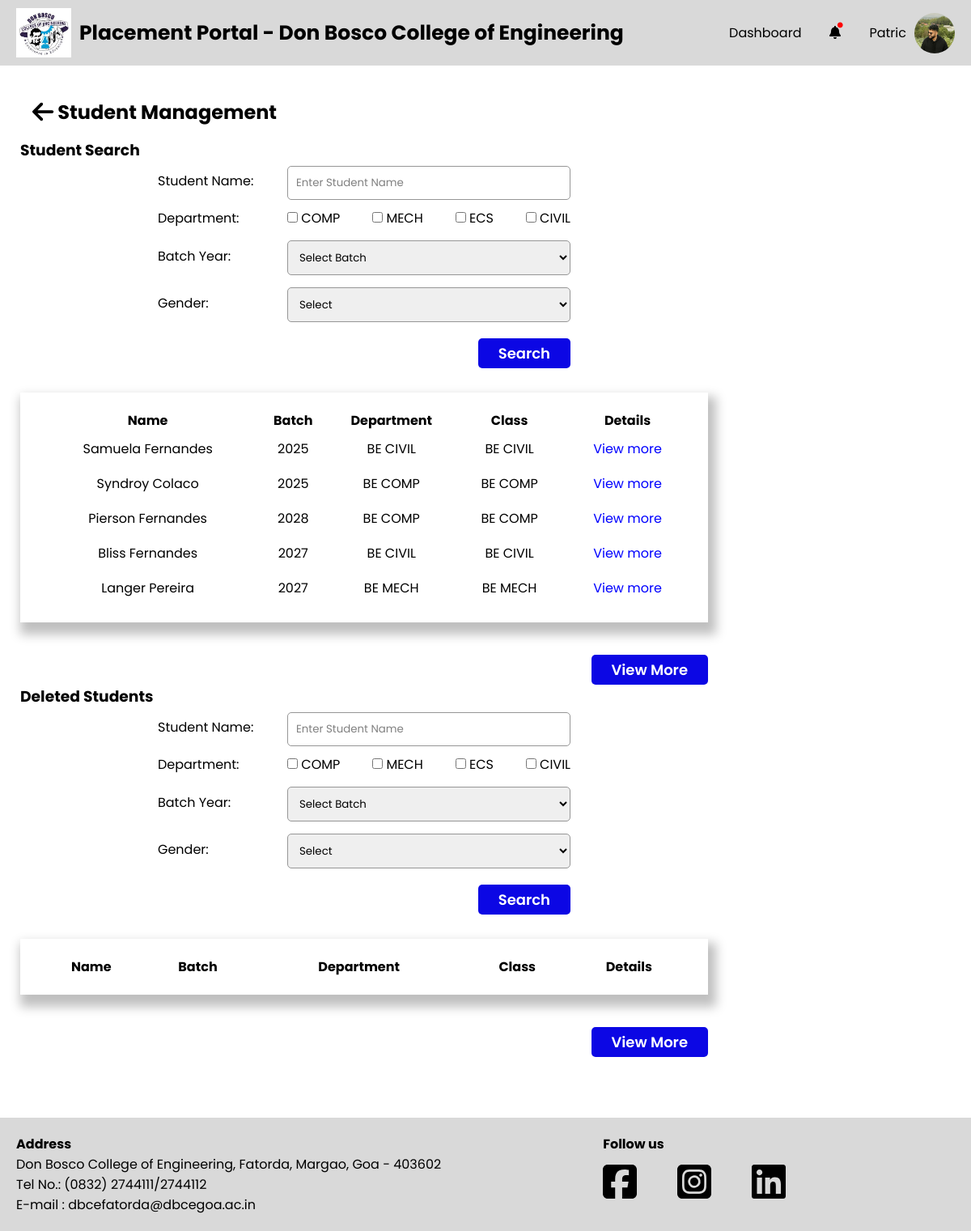
Before: /PlacementCoordinator/student-management.php (signed in) with the older database file.
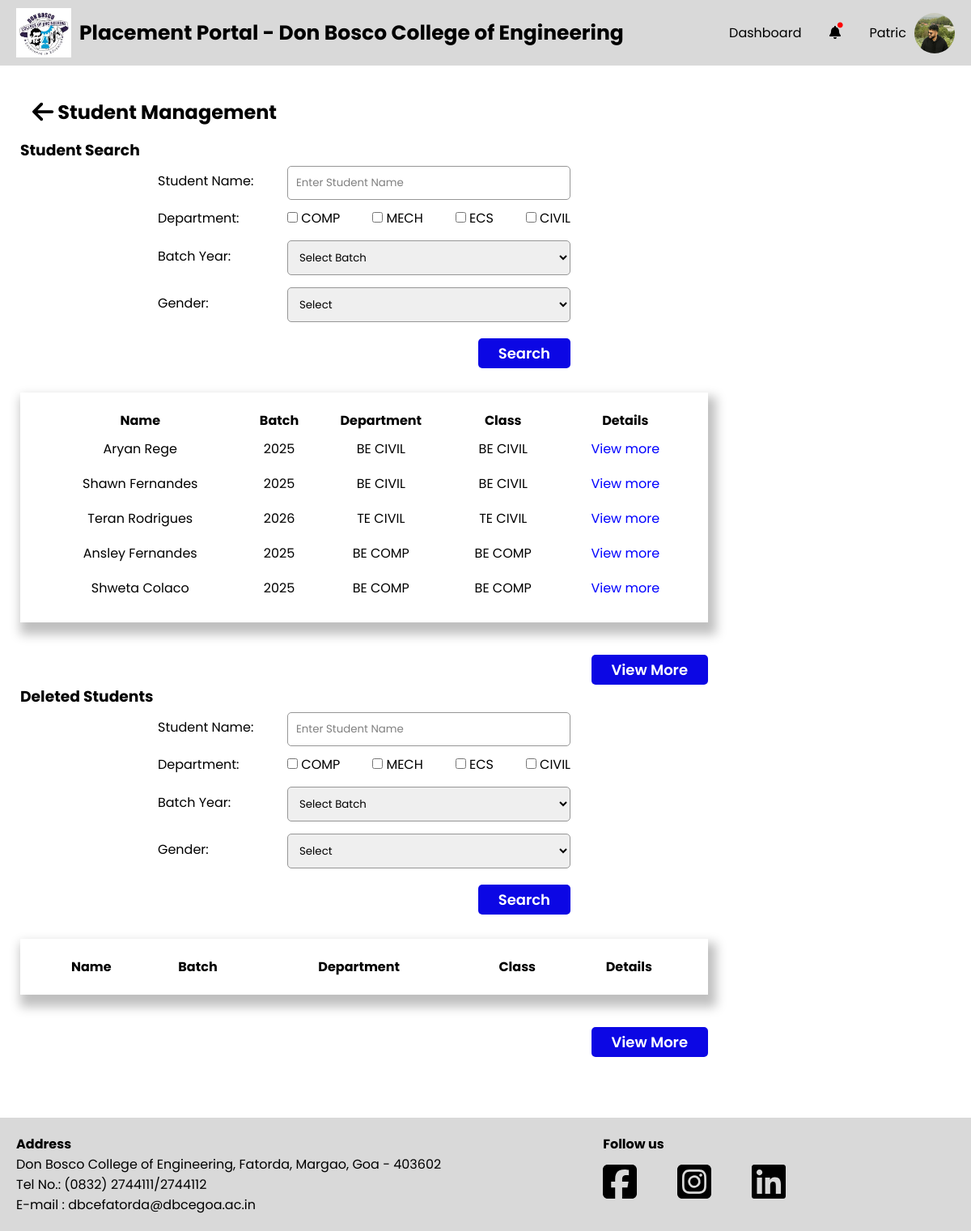
After: the same page with the newer database file.
### tables this page shows
CREATE TABLE `department` (
  `Dept_id` int(11) NOT NULL,
  `Dept_name` varchar(255) NOT NULL
);

CREATE TABLE `student` (
  `S_College_Email` varchar(255) NOT NULL,
  `S_Fname` varchar(255) NOT NULL,
  `S_Mname` varchar(255) NOT NULL,
  `S_Lname` varchar(255) NOT NULL,
  `S_Personal_Email` varchar(255) NOT NULL,
  `S_Address` text NOT NULL,
  `S_Phone_no` varchar(20) NOT NULL,
  `S_Roll_no` varchar(50) NOT NULL,
  `S_PR_No` varchar(50) NOT NULL,
  `S_10th_Perc` decimal(5,2) NOT NULL,
  `S_12th_Perc` decimal(5,2) NOT NULL,
  `S_Password` varchar(255) NOT NULL,
  `S_Resume` varchar(255) NOT NULL,
  `S_Profile_pic` varchar(255) NOT NULL,
  `S_10th_marksheet` varchar(255) NOT NULL,
  `S_12th_marksheet` varchar(255) NOT NULL,
  `S_Class_id` int(11) DEFAULT NULL,
  `S_Year_of_Admission` year(4) NOT NULL,
  `Gender` varchar(1) NOT NULL,
  `PLACED` varchar(10) NOT NULL DEFAULT 'No',
  `registration_complete` tinyint(4) NOT NULL DEFAULT 0
);

CREATE TABLE `class` (
  `Class_id` int(11) NOT NULL,
  `Class_name` varchar(255) NOT NULL,
  `Dept_id` int(11) DEFAULT NULL
);

### PlacementCoordinator/tpo-utility-functions.php (called while the page is built, shortened)
<?php
function fetchStudents($isDeleted, $sname = null, $departments = [], $gender = null, $batch_year = null)
{
    global $conn;
    $table = $isDeleted ? 'deletedstudents' : 'student';
    $query = "SELECT s.S_College_Email as semail,S.S_Year_of_Admission as yoa, s.S_Fname as fname, s.S_Lname as lname, c.Class_name as cname, d.Dept_name as dname
              FROM $table as s
              INNER JOIN class as c ON c.Class_id = s.S_Class_id
              INNER JOIN department as d ON d.Dept_id = c.Dept_id
              WHERE 1=1";
    $params = [];
    $query .= " LIMIT 5";
    $stmt = $conn->prepare($query);
    $stmt->execute();
    return $stmt->get_result();
}

### PlacementCoordinator/student-management.php (the view, shortened to what the changed rows need)
<?php
require "../conn.php";
include "./tpo-utility-functions.php";
if (isset($_POST["student-search-button"])) {
    $sname = !empty($_POST['sname']) ? $_POST['sname'] : null;
    $departments = !empty($_POST['departments']) ? $_POST['departments'] : [];
    $gender = !empty($_POST['gender']) ? $_POST['gender'] : null;
    $batch = !empty($_POST['batch_year']) ? $_POST['batch_year'] : null;
    $studentsResult = fetchStudents(false, $sname, $departments, $gender,$batch);
    $studentSearch = true;
} else {
    $studentsResult = fetchStudents(false);
}
?>
<!DOCTYPE html>
<html lang="en">
<head>
    <?php include './head.php' ?>
    <link rel="stylesheet" href="./css/student-management.css">
</head>
<body>
    <div id="wrapper">
        <?php include './header.php' ?>
        <div class="container">
            <?php include './sidebar.php' ?>
            <div class="main-container">
                <div class="main-container-header">
                    <h2 class="main-container-heading">
                        <a href="./dashboard.php">
                            <i class="fa-solid fa-arrow-left fa-lg" style="color: #000000;"></i>
                        </a>
                        Student Management
                    </h2>
                </div>
                <div class="form-adjust">
                    <form action="" method="post">
                        <div class="departmentbox">
                            <div class="Checkbox">
                                <?php
                                $fetchDepartmentQuery = "SELECT Dept_name as dname FROM department;";
                                $fetchDepartment = $conn->prepare($fetchDepartmentQuery);
                                $fetchDepartment->execute();
                                $result = $fetchDepartment->get_result();
                                while ($row = $result->fetch_assoc()) {
                                    echo '<div>
                                            <input name="departments[]" value="' . htmlspecialchars($row["dname"]) . '" type="checkbox">
                                            <label for="">' . htmlspecialchars($row["dname"]) . '</label>
                                          </div>';
                                }
                                ?>
                            </div>
                        </div>
                    </form>
                </div>
                <div class="sections">
                    <table>
                        <tr>
                            <th>Name</th>
                            <th>Batch</th>
                            <th>Department</th>
                            <th>Class</th>
                            <th>Details</th>
                        </tr>
                        <?php
                        while ($student = $studentsResult->fetch_assoc()) {
                            echo '<tr>
                                <td>' . htmlspecialchars($student["fname"]) . ' ' . htmlspecialchars($student["lname"]) . '</td>
                                <td>' . (int) htmlspecialchars($student["yoa"])+4 . '</td>
                                <td>' . htmlspecialchars($student["cname"]) . '</td>
                                <td>' . htmlspecialchars($student["cname"]) . '</td>
                                <td><a href="student-management-view-student.php?semail='.$student["semail"].'">View more</a></td>
                            </tr>';
                        }
                        ?>
                    </table>
                </div>
                <div class="form-adjust">
                    <form action="" method="post">
                        <div class="departmentbox">
                            <div class="Checkbox">
                                <?php
                                $fetchDepartmentQuery = "SELECT Dept_name as dname FROM department;";
                                $fetchDepartment = $conn->prepare($fetchDepartmentQuery);
                                $fetchDepartment->execute();
                                $result = $fetchDepartment->get_result();
                                while ($row = $result->fetch_assoc()) {
                                    echo '<div>
                                            <input name="d_departments[]" value="' . htmlspecialchars($row["dname"]) . '" type="checkbox">
                                            <label for="">' . htmlspecialchars($row["dname"]) . '</label>
                                          </div>';
                                }
                                ?>
                            </div>
                        </div>
                    </form>
                </div>
                <div class="sections">
                    <table>
                        <tr>
                            <th>Name</th>
                            <th>Batch</th>
                            <th>Department</th>
                            <th>Class</th>
                            <th>Details</th>
                        </tr>
                    </table>
                </div>
            </div>
        </div>
    </div>
</body>
</html>

Changed rows visible on the page:
no longer on this page (row unchanged): student: S_Fname "Samuela", S_Lname "Fernandes", (int) htmlspecialchars($student["yoa"])+4 "2025", S_Class.Class_name "BE CIVIL"
no longer on this page (row unchanged): student: S_Fname "Syndroy", S_Lname "Colaco", (int) htmlspecialchars($student["yoa"])+4 "2025", S_Class.Class_name "BE COMP"
no longer on this page (row unchanged): student: S_Fname "Pierson", S_Lname "Fernandes", (int) htmlspecialchars($student["yoa"])+4 "2028", S_Class.Class_name "BE COMP"
no longer on this page (row unchanged): student: S_Fname "Bliss", S_Lname "Fernandes", (int) htmlspecialchars($student["yoa"])+4 "2027", S_Class.Class_name "BE CIVIL"
no longer on this page (row unchanged): student: S_Fname "Langer", S_Lname "Pereira", (int) htmlspecialchars($student["yoa"])+4 "2027", S_Class.Class_name "BE MECH"
added student: S_Fname "Aryan", S_Lname "Rege", (int) htmlspecialchars($student["yoa"])+4 "2025", S_Class.Class_name "BE CIVIL"
added student: S_Fname "Shawn", S_Lname "Fernandes", (int) htmlspecialchars($student["yoa"])+4 "2025", S_Class.Class_name "BE CIVIL"
added student: S_Fname "Teran", S_Lname "Rodrigues", (int) htmlspecialchars($student["yoa"])+4 "2026", S_Class.Class_name "TE CIVIL"
added student: S_Fname "Ansley", S_Lname "Fernandes", (int) htmlspecialchars($student["yoa"])+4 "2025", S_Class.Class_name "BE COMP"
added student: S_Fname "Shweta", S_Lname "Colaco", (int) htmlspecialchars($student["yoa"])+4 "2025", S_Class.Class_name "BE COMP"
